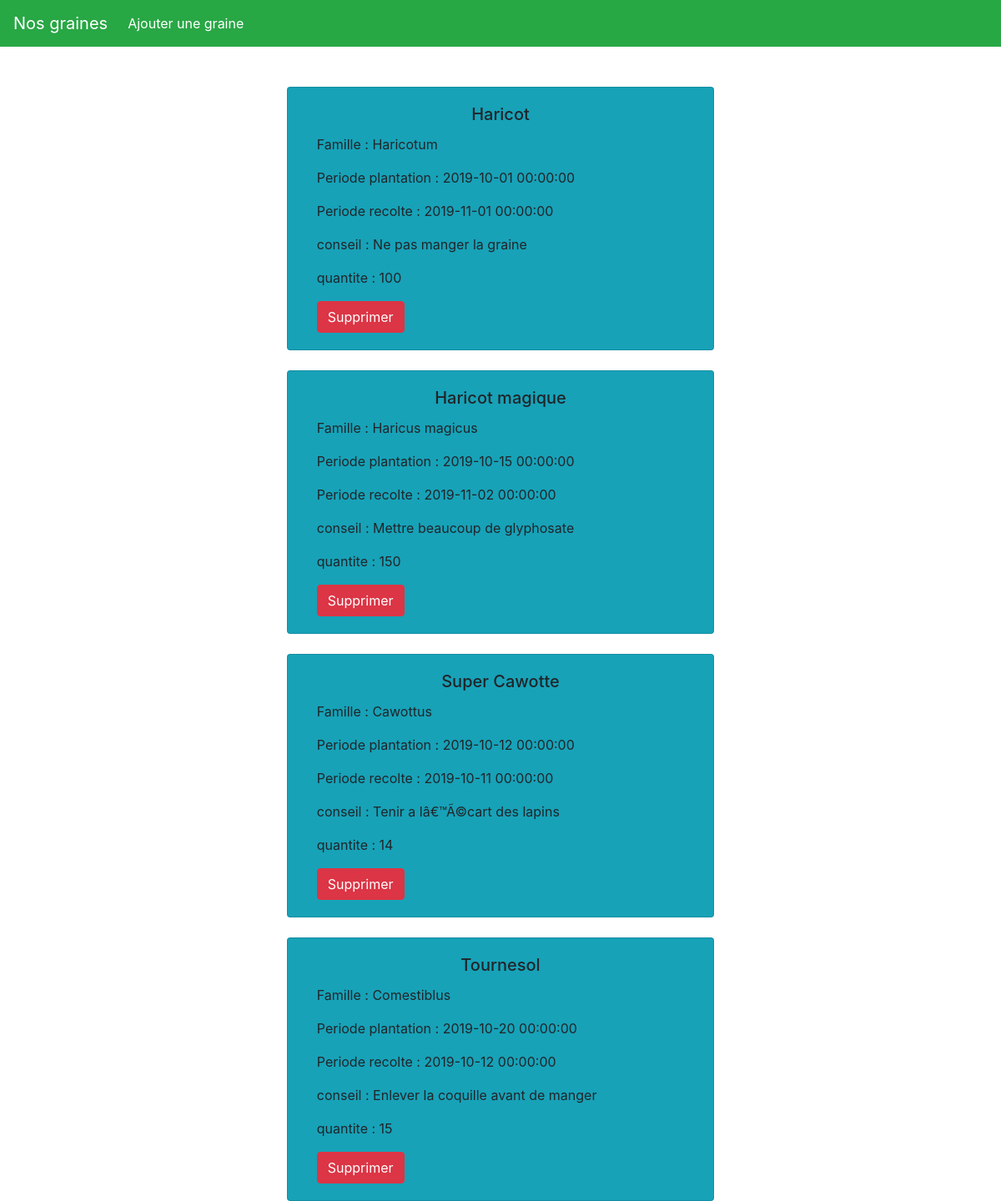
The app's page /index.php?login=true (signed in) with its own data.
### tables this page shows
CREATE TABLE IF NOT EXISTS `graines` (
  `id` int(11) NOT NULL AUTO_INCREMENT,
  `nom` varchar(50) NOT NULL,
  `famille` varchar(50) NOT NULL,
  `periode_plantation` datetime NOT NULL,
  `periode_recolte` datetime NOT NULL,
  `conseil` text,
  `quantite` int(11) NOT NULL,
  `visuel` blob,
  PRIMARY KEY (`id`)
);

### models/BDD/GraineManager.php (called while the page is built, shortened)
<?php
class GraineManager extends Connexion_BDD{
    public function getAllGraines() {
      $pdo =  $this->getPDO();
      $req =  $pdo->query("SELECT * FROM graines");
      $res = $req->fetchAll(PDO::FETCH_OBJ);
      return $res;
    }
}

### src/Graines/Graine.php (the view, shortened to what this page needs)
<?php
class Graine extends GraineManager {
    public function displayGraines(){
      $graines =  $this->getAllGraines();
        foreach($graines as $graine){
            echo "
            <div class=\"row\">
                <div class=\"card bg-info col-5 col-centered mt-4\" style=\"width: 18rem;\">
                     <div class=\"card-body\">
                         <h5 class=\"card-title text-center\">".$graine->nom."</h5>
                         <p class=\"card-text \">Famille : ".$graine->famille."</p>
                         <p class=\"card-text \">Periode plantation : ".$graine->periode_plantation."</p>
                         <p class=\"card-text \">Periode recolte : ".$graine->periode_recolte."</p>
                         <p class=\"card-text \">conseil : ".$graine->conseil."</p>
                         <p class=\"card-text \">quantite : ".$graine->quantite."</p>
                         <a href=\"index.php?delete=$graine->id\"> <button class=\"btn btn-danger\" type=\"button\">Supprimer </button> </a>
                    </div>
                 </div>
            </div>
           " ;
        }
    }
}

### index.php (shortened to what this page needs)
<!DOCTYPE html>
<html lang="fr">
<head>
</head>
<body>
    <?php
    if( isset($_GET['form'])  && isset($_GET['login']) && $_GET['login'] == 'true' ) {
        require './templates/header/headerconnecter.php';
        require './templates/formGraine.php';
    }
    else if(isset($_GET['login']) && $_GET['login'] == "inscription"){
        require './templates/header/header.php';
        require './templates/inscription.php';
    }
    else if(isset($_GET['login']) && $_GET['login'] == "connexion"){
        require './templates/header/header.php';
        require './templates/login.php';
    }
    else if (isset($_GET['login']) && $_GET['login'] == 'true')  {
        require './templates/header/headerconnecter.php';
        require './templates/graines.php';
    }
    else {
        require './templates/header/header.php';
        require './templates/login.php';
    }
    ?>
</body>
</html>

### templates/header/headerconnecter.php (shortened to what this page needs)
<!DOCTYPE html>
<html lang="en">
<head>
    <link rel="stylesheet" href="https://stackpath.bootstrapcdn.com/bootstrap/4.3.1/css/bootstrap.min.css">
    <link rel="stylesheet" href="../style.css">
</head>
<body>
<nav class="navbar navbar-expand-lg navbar-dark  bg-success mb-4">
  <a class="navbar-brand" href="../index.php?login=true">Nos graines</a>
  <div class="collapse navbar-collapse" id="navbarNav">
    <ul class="navbar-nav">
      <li class="nav-item active">
        <a class="nav-link" href="index.php?login=true&form=Graine">Ajouter une graine<span class="sr-only">(current)</span></a>
      </li>
    </ul>
  </div>
</nav>
</body>
</html>

### templates/graines.php (shortened to what this page needs)
<?php
$conn = new Graine();
$conn->connexion();
?>
    <?= $conn->displayGraines() ?>

### style.css (style rules this page uses)
.col-centered { float: none; margin: 0 auto; }

### records on screen
graines: nom "Haricot", famille "Haricotum", periode_plantation "2019-10-01 00:00:00", periode_recolte "2019-11-01 00:00:00", conseil "Ne pas manger la graine", quantite "100"
graines: nom "Haricot magique", famille "Haricus magicus", periode_plantation "2019-10-15 00:00:00", periode_recolte "2019-11-02 00:00:00", conseil "Mettre beaucoup de glyphosate", quantite "150"
graines: nom "Super Cawotte", famille "Cawottus", periode_plantation "2019-10-12 00:00:00", periode_recolte "2019-10-11 00:00:00", conseil "Tenir a lâ€™Ã©cart des lapins", quantite "14"
graines: nom "Tournesol", famille "Comestiblus", periode_plantation "2019-10-20 00:00:00", periode_recolte "2019-10-12 00:00:00", conseil "Enlever la coquille avant de manger", quantite "15"
